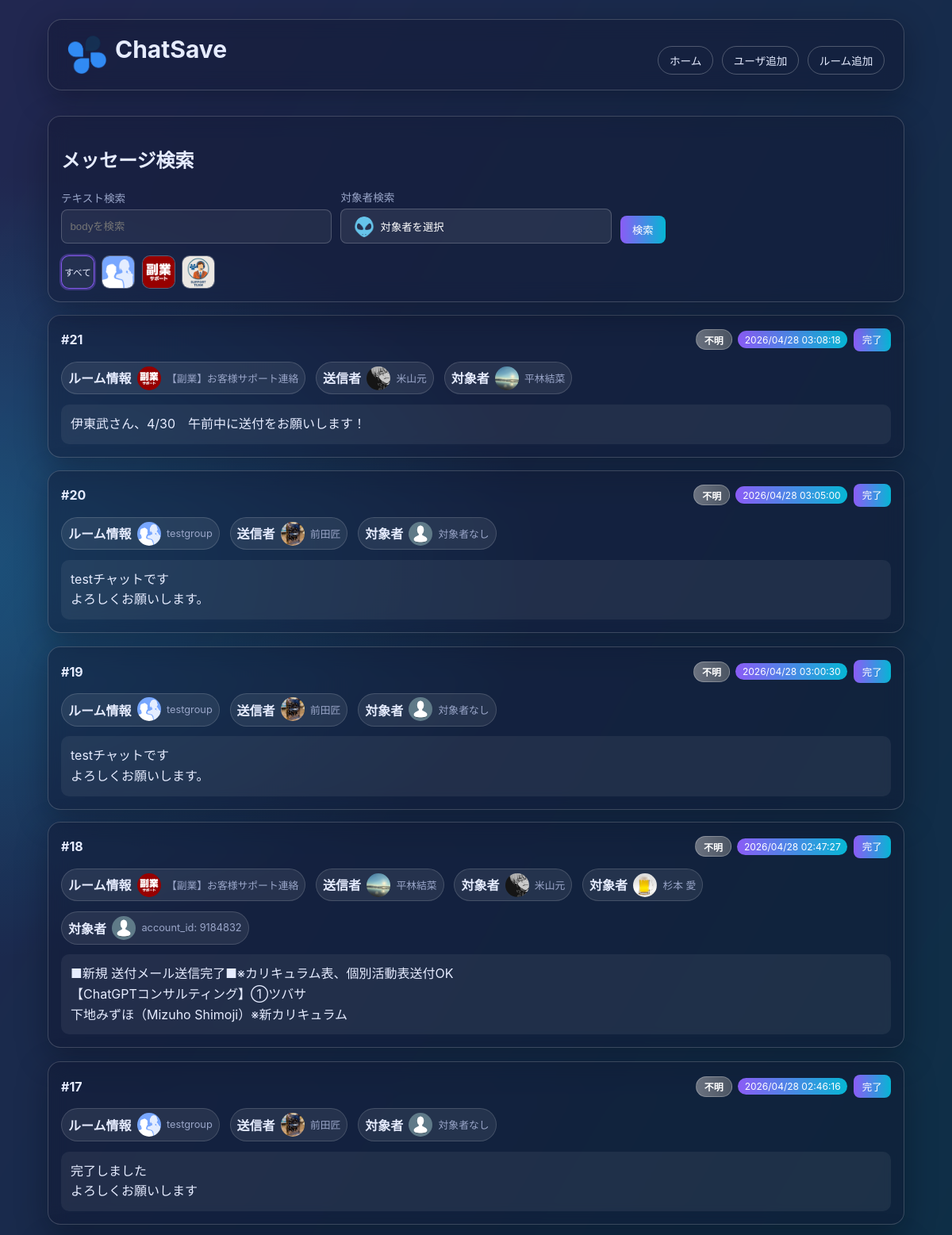
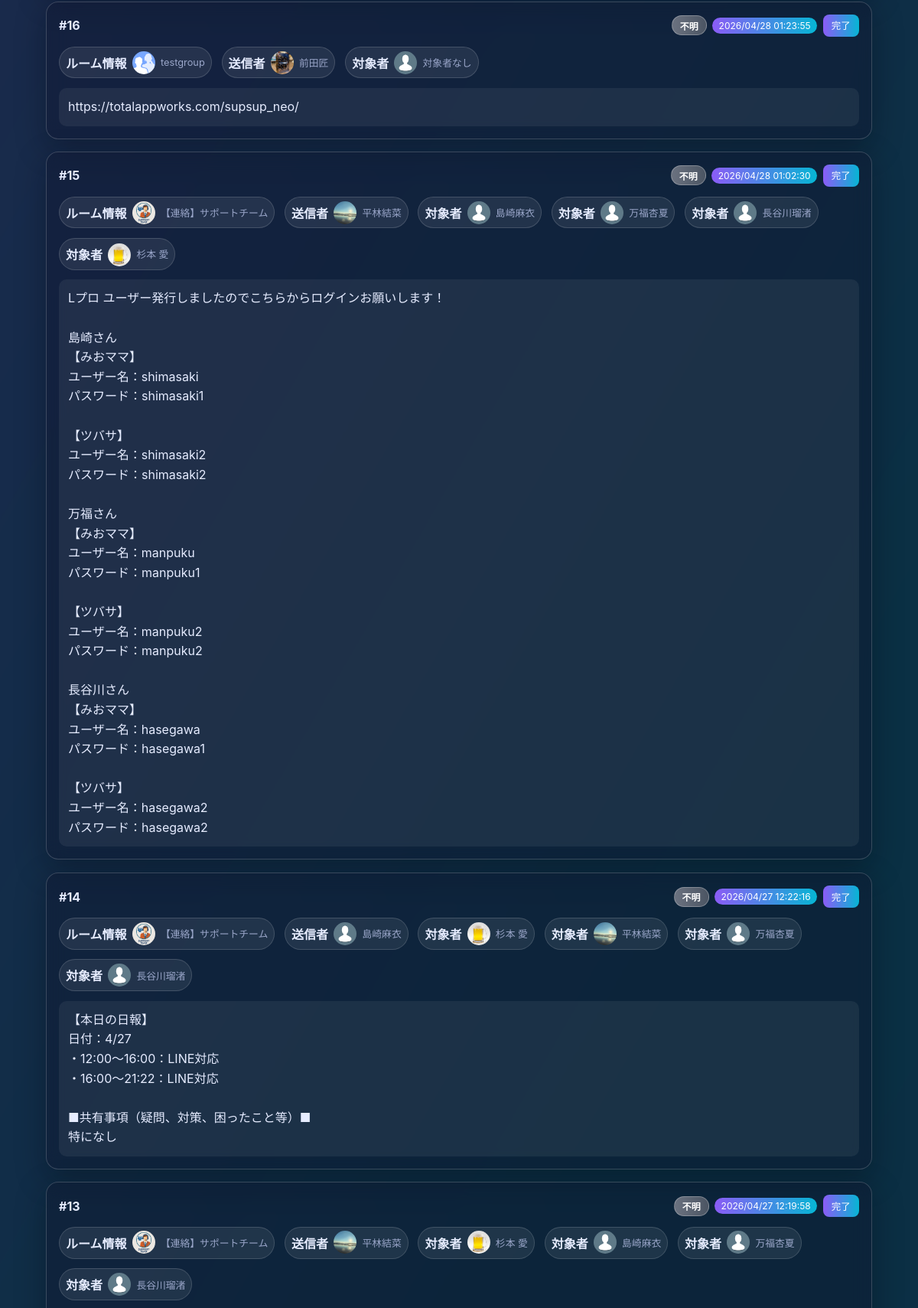
The page / (upper part) on the database its author committed (2 pictures, top to bottom).
### tables this page shows
CREATE TABLE room (
            id INTEGER PRIMARY KEY AUTOINCREMENT,
            room_name TEXT NOT NULL,
            room_id TEXT NOT NULL,
            room_icon TEXT
        );

CREATE TABLE message (
            id INTEGER PRIMARY KEY AUTOINCREMENT,
            room_id INTEGER,
            account_id TEXT,
            body TEXT NOT NULL,
            send_time TEXT,
            task INTEGER NOT NULL DEFAULT 0
        , message_id TEXT, type_id INTEGER);

CREATE TABLE type (
            id INTEGER PRIMARY KEY AUTOINCREMENT,
            type_name TEXT NOT NULL UNIQUE
        );

CREATE TABLE users (
            id INTEGER PRIMARY KEY AUTOINCREMENT,
            user_name TEXT NOT NULL,
            account_id TEXT NOT NULL,
            user_icon TEXT
        );

### index.php (the view, shortened to what the rows shown need)
<?php
$pdo = get_db();
$selectedRoomId = trim((string)($_GET['room_id'] ?? ''));
$page = max(1, (int)($_GET['page'] ?? 1));
$perPage = 30;
$rooms = $pdo->query('SELECT id, room_id, room_name, room_icon FROM room ORDER BY room_name ASC')->fetchAll(PDO::FETCH_ASSOC);
$users = $pdo->query('SELECT account_id, user_name, user_icon FROM users ORDER BY user_name ASC')->fetchAll(PDO::FETCH_ASSOC);
function sqlite_table_exists(PDO $pdo, string $tableName): bool
{
    $stmt = $pdo->prepare("SELECT name FROM sqlite_master WHERE type = 'table' AND name = :table_name LIMIT 1");
    $stmt->execute([':table_name' => $tableName]);
    $row = $stmt->fetch(PDO::FETCH_ASSOC);
    return is_array($row);
}
function sqlite_has_column(PDO $pdo, string $tableName, string $columnName): bool
{
    $columns = $pdo->query('PRAGMA table_info(' . $tableName . ')')->fetchAll(PDO::FETCH_ASSOC);
    foreach ($columns as $column) {
        if ((string)($column['name'] ?? '') === $columnName) {
            return true;
        }
    }
    return false;
}
$hasTypeTable = sqlite_table_exists($pdo, 'type');
$hasMessageTypeIdColumn = sqlite_has_column($pdo, 'message', 'type_id');
$canJoinType = $hasTypeTable && $hasMessageTypeIdColumn;
$sql = <<<'SQL'
SELECT
    m.id,
    m.message_id,
    m.room_id,
    m.account_id,
    m.body,
    m.send_time,
    COALESCE(m.task, 0) AS task,
SQL;
if ($canJoinType) {
    $sql .= <<<'SQL'
    m.type_id,
    t.type_name,
SQL;
} else {
    $sql .= <<<'SQL'
    NULL AS type_id,
    NULL AS type_name,
SQL;
}
$sql .= <<<'SQL'
    r.room_name,
    r.room_icon,
    u.user_name,
    u.user_icon
FROM message m
LEFT JOIN room r ON CAST(m.room_id AS TEXT) = r.room_id
LEFT JOIN users u ON m.account_id = u.account_id
SQL;
if ($canJoinType) {
    $sql .= "\nLEFT JOIN type t ON m.type_id = t.id\n";
}
$sql .= <<<'SQL'
WHERE 1=1
SQL;
$params = [];
$sql .= ' ORDER BY COALESCE(m.send_time, "") DESC, m.id DESC';
$stmt = $pdo->prepare($sql);
$stmt->execute($params);
$messages = $stmt->fetchAll(PDO::FETCH_ASSOC);
function parse_targets_from_body(string $body): array
{
    if (preg_match_all('/\[to[:：]\s*([^\]\s]+)\]/i', $body, $matches) > 0) {
        $accountIds = array_values(array_unique(array_filter(array_map(static fn(string $value): string => trim($value), $matches[1] ?? []), static fn(string $value): bool => $value !== '')));
        return ['type' => 'user', 'account_ids' => $accountIds];
    }
    return ['type' => 'none', 'account_ids' => []];
}
function parse_attachments_from_body(string $body): array
{
    $matches = [];
    preg_match_all('/\[download:(\d+)\](.*?)\[\/download\]/is', $body, $matches, PREG_SET_ORDER);
    if ($matches === []) {
        return [];
    }
    $attachments = [];
    foreach ($matches as $match) {
        $fileId = trim((string)($match[1] ?? ''));
        $fileLabel = trim((string)($match[2] ?? ''));
        $attachments[] = [
            'file_id' => $fileId,
            'file_label' => $fileLabel,
        ];
    }
    return $attachments;
}
function parse_reply_to_message_id(string $body): ?string
{
    if (preg_match('/\[rp[^\]]*\bto=([^\]\s]+)[^\]]*\]/i', $body, $matches) === 1) {
        return trim((string)($matches[1] ?? '')) ?: null;
    }
    return null;
}
function parse_reply_target_account_id(string $body): ?string
{
    if (preg_match('/\[rp[^\]]*\baid=([^\]\s]+)[^\]]*\]/i', $body, $matches) === 1) {
        return trim((string)($matches[1] ?? '')) ?: null;
    }
    return null;
}
function normalize_message_id(string $messageId): string
{
    $trimmed = trim($messageId);
    if ($trimmed === '') {
        return '';
    }
    if (preg_match('/^\d+-\d+$/', $trimmed) === 1) {
        $parts = explode('-', $trimmed, 2);
        return trim((string)($parts[1] ?? ''));
    }
    return $trimmed;
}
function sanitize_message_body_for_display(string $body): string
{
    $cleaned = $body;
    $patterns = [
        '/^\[rp[^\]]*\]/i',
        '/\[toall\]/i',
        '/\[to[:：]\s*[^\]\s]+\][^\r\n]*(?:\r?\n)?/i',
        '/\[download:\d+\].*?\[\/download\]/is',
        '/\[info\]\s*\[title\]\s*\[dtext:file_uploaded\]\s*\[\/title\].*?\[\/info\]\s*/is',
    ];
    foreach ($patterns as $pattern) {
        $cleaned = preg_replace($pattern, '', (string)$cleaned);
    }
    $cleaned = preg_replace("/\n{3,}/", "\n\n", (string)$cleaned);
    return trim((string)$cleaned);
}
function resolve_message_type_label(array $message): string
{
    $typeName = trim((string)($message['type_name'] ?? ''));
    if ($typeName !== '') {
        return $typeName;
    }
    return '不明';
}
function message_type_badge_class(string $typeName): string
{
    $map = [
        '要対応' => 'type-need-action',
        '要返信' => 'type-need-reply',
        '要確認' => 'type-need-check',
        '報告' => 'type-report',
        '共有' => 'type-share',
        '完了報告' => 'type-complete-report',
        'お礼・リアクション' => 'type-thanks-reaction',
        '雑談' => 'type-chat',
        '不明' => 'type-unknown',
    ];
    return $map[$typeName] ?? 'type-unknown';
}
$targetUsersByAccountId = [];
foreach ($users as $user) {
    $targetUsersByAccountId[(string)$user['account_id']] = $user;
}
foreach ($messages as $index => $message) {
    $rawBody = (string)($message['body'] ?? '');
    $messages[$index]['message_id'] = normalize_message_id((string)($message['message_id'] ?? ''));
    $target = parse_targets_from_body($rawBody);
    $replyTargetAccountId = parse_reply_target_account_id($rawBody);
    if ($replyTargetAccountId !== null) {
        $target = ['type' => 'user', 'account_ids' => [$replyTargetAccountId]];
    }
    $messages[$index]['target_type'] = $target['type'];
    $messages[$index]['target_account_ids'] = $target['account_ids'];
    $messages[$index]['attachments'] = parse_attachments_from_body($rawBody);
    $messages[$index]['reply_to_message_id'] = normalize_message_id((string)(parse_reply_to_message_id($rawBody) ?? ''));
    $messages[$index]['body_for_display'] = sanitize_message_body_for_display($rawBody);
}
$offset = ($page - 1) * $perPage;
$messages = array_slice($messages, $offset, $perPage);
$messagesByMessageId = [];
foreach ($messages as $message) {
    $messageId = normalize_message_id((string)($message['message_id'] ?? ''));
    if ($messageId === '') {
        continue;
    }
    $messagesByMessageId[$messageId] = $message;
}
$childrenByParentMessageId = [];
foreach ($messages as $message) {
    $replyToMessageId = trim((string)($message['reply_to_message_id'] ?? ''));
    if ($replyToMessageId === '' || !isset($messagesByMessageId[$replyToMessageId])) {
        continue;
    }
    if (!isset($childrenByParentMessageId[$replyToMessageId])) {
        $childrenByParentMessageId[$replyToMessageId] = [];
    }
    $childrenByParentMessageId[$replyToMessageId][] = $message;
}
foreach ($childrenByParentMessageId as $parentMessageId => $children) {
    usort($children, static function (array $a, array $b): int {
        $aTime = strtotime((string)($a['send_time'] ?? '')) ?: 0;
        $bTime = strtotime((string)($b['send_time'] ?? '')) ?: 0;
        if ($aTime === $bTime) {
            return ((int)($a['id'] ?? 0)) <=> ((int)($b['id'] ?? 0));
        }
        return $aTime <=> $bTime;
    });
    $childrenByParentMessageId[$parentMessageId] = $children;
}
$appendReplyChildren = static function (
    array $parentMessage,
    array $childrenByParentMessageId,
    callable $appendReplyChildren,
    int $depth = 1
): array {
    $collected = [];
    $parentMessageId = trim((string)($parentMessage['message_id'] ?? ''));
    if ($parentMessageId === '' || !isset($childrenByParentMessageId[$parentMessageId])) {
        return $collected;
    }
    foreach ($childrenByParentMessageId[$parentMessageId] as $childMessage) {
        $childMessage['is_reply_child'] = true;
        $childMessage['reply_depth'] = $depth;
        $collected[] = $childMessage;
        foreach ($appendReplyChildren($childMessage, $childrenByParentMessageId, $appendReplyChildren, $depth + 1) as $nestedChild) {
            $nestedChild['is_reply_child'] = true;
            $collected[] = $nestedChild;
        }
    }
    return $collected;
};
$messagesWithHierarchy = [];
foreach ($messages as $message) {
    $replyToMessageId = trim((string)($message['reply_to_message_id'] ?? ''));
    if ($replyToMessageId !== '' && isset($messagesByMessageId[$replyToMessageId])) {
        continue;
    }
    $message['reply_depth'] = 0;
    $messagesWithHierarchy[] = $message;
    foreach ($appendReplyChildren($message, $childrenByParentMessageId, $appendReplyChildren, 1) as $childMessage) {
        $messagesWithHierarchy[] = $childMessage;
    }
}
$messages = $messagesWithHierarchy;
function build_query(array $overrides = []): string
{
    $params = [
        'q' => trim((string)($_GET['q'] ?? '')),
        'room_id' => trim((string)($_GET['room_id'] ?? '')),
        'target' => trim((string)($_GET['target'] ?? '')),
        'page' => (string)max(1, (int)($_GET['page'] ?? 1)),
    ];
    foreach ($overrides as $key => $value) {
        $params[$key] = (string)$value;
    }
    if (($params['page'] ?? '1') === '1') {
        unset($params['page']);
    }
    return http_build_query(array_filter($params, static fn(string $value): bool => $value !== ''));
}
include __DIR__ . '/header.php';
?>
<section class="card glass form-card">
  <h2>メッセージ検索</h2>
  <div class="icon-filter-row" aria-label="ルーム絞り込み">
    <?php foreach ($rooms as $room): ?>
      <?php
        $roomId = (string)$room['room_id'];
        $roomName = (string)$room['room_name'];
        $iconPath = trim((string)($room['room_icon'] ?? ''));
      ?>
      <a
        href="index.php?<?php echo htmlspecialchars(build_query(['room_id' => $roomId, 'page' => '1']), ENT_QUOTES, 'UTF-8'); ?>"
        class="icon-filter-button <?php echo $selectedRoomId === $roomId ? 'active' : ''; ?>"
        title="<?php echo htmlspecialchars($roomName, ENT_QUOTES, 'UTF-8'); ?>"
      >
        <img src="<?php echo htmlspecialchars($iconPath !== '' ? $iconPath : 'img/noimage.png', ENT_QUOTES, 'UTF-8'); ?>" alt="<?php echo htmlspecialchars($roomName, ENT_QUOTES, 'UTF-8'); ?>" onerror="this.onerror=null;this.src='img/noimage.png';">
      </a>
    <?php endforeach; ?>
  </div>
</section>
<section class="cards" aria-label="メッセージ一覧">
  <?php foreach ($messages as $message): ?>
    <?php
      $roomName = trim((string)($message['room_name'] ?? ''));
      $roomLabel = $roomName !== '' ? $roomName : ('room_id: ' . (string)$message['room_id']);
      $roomIcon = trim((string)($message['room_icon'] ?? ''));
      $senderName = trim((string)($message['user_name'] ?? ''));
      $senderLabel = $senderName !== '' ? $senderName : ('account_id: ' . (string)$message['account_id']);
      $senderIcon = trim((string)($message['user_icon'] ?? ''));
      $targetType = (string)($message['target_type'] ?? 'none');
      $targetAccountIds = is_array($message['target_account_ids'] ?? null) ? $message['target_account_ids'] : [];
      $targetUsers = [];
      foreach ($targetAccountIds as $targetAccountId) {
          $targetUsers[] = $targetUsersByAccountId[(string)$targetAccountId] ?? ['account_id' => (string)$targetAccountId];
      }
      $targetEntries = [];
      if ($targetType === 'all') {
          $targetEntries[] = [
              'label' => '全員',
              'icon' => 'img/all.png',
          ];
      } else {
          foreach ($targetUsers as $targetUser) {
              $targetName = trim((string)($targetUser['user_name'] ?? ''));
              $targetAccountId = trim((string)($targetUser['account_id'] ?? ''));
              $targetLabel = '';
              if ($targetName !== '') {
                  $targetLabel = $targetName;
              } elseif ($targetAccountId !== '') {
                  $targetLabel = 'account_id: ' . $targetAccountId;
              }
              if ($targetLabel !== '') {
                  $targetEntries[] = [
                      'label' => $targetLabel,
                      'icon' => trim((string)($targetUser['user_icon'] ?? '')),
                  ];
              }
          }
      }
      if ($targetEntries === []) {
          $targetEntries[] = [
              'label' => '対象者なし',
              'icon' => 'img/noimage.png',
          ];
      }
      $rawSendTime = trim((string)($message['send_time'] ?? ''));
      $timestamp = strtotime($rawSendTime);
      $formattedSendTime = $rawSendTime;
      if ($timestamp !== false) {
          $formattedSendTime = date('Y/m/d H:i:s', $timestamp);
      }
      $isTaskDone = (int)($message['task'] ?? 0) === 1;
      $messageTypeLabel = resolve_message_type_label($message);
      $messageTypeBadgeClass = message_type_badge_class($messageTypeLabel);
      $isReplyChild = (bool)($message['is_reply_child'] ?? false);
      $replyDepth = max(0, (int)($message['reply_depth'] ?? 0));
    ?>
    <div class="message-thread-item <?php echo $isReplyChild ? 'is-reply-child' : ''; ?>" style="--reply-level: <?php echo $replyDepth; ?>;">
      <article class="card glass message-card <?php echo $isTaskDone ? 'is-complete' : ''; ?>" data-message-id="<?php echo (int)$message['id']; ?>">
        <div class="card-head">
          <h2>#<?php echo (int)$message['id']; ?></h2>
          <div class="card-actions">
            <span class="message-type-badge <?php echo htmlspecialchars($messageTypeBadgeClass, ENT_QUOTES, 'UTF-8'); ?>">
              <?php echo htmlspecialchars($messageTypeLabel, ENT_QUOTES, 'UTF-8'); ?>
            </span>
            <span class="badge"><?php echo htmlspecialchars($formattedSendTime, ENT_QUOTES, 'UTF-8'); ?></span>
            <button type="button" class="task-toggle" data-task-state="<?php echo $isTaskDone ? '1' : '0'; ?>"><?php echo $isTaskDone ? '取消' : '完了'; ?></button>
          </div>
        </div>
        <div class="message-meta-row">
          <div class="entity-chip" data-tooltip="<?php echo htmlspecialchars($roomLabel, ENT_QUOTES, 'UTF-8'); ?>">
            <strong>ルーム情報</strong>
            <img src="<?php echo htmlspecialchars($roomIcon !== '' ? $roomIcon : 'img/noimage.png', ENT_QUOTES, 'UTF-8'); ?>" alt="<?php echo htmlspecialchars($roomLabel, ENT_QUOTES, 'UTF-8'); ?>" onerror="this.onerror=null;this.src='img/noimage.png';">
            <span><?php echo htmlspecialchars($roomLabel, ENT_QUOTES, 'UTF-8'); ?></span>
          </div>
          <div class="entity-chip" data-tooltip="<?php echo htmlspecialchars($senderLabel, ENT_QUOTES, 'UTF-8'); ?>">
            <strong>送信者</strong>
            <img src="<?php echo htmlspecialchars($senderIcon !== '' ? $senderIcon : 'img/noimage.png', ENT_QUOTES, 'UTF-8'); ?>" alt="<?php echo htmlspecialchars($senderLabel, ENT_QUOTES, 'UTF-8'); ?>" onerror="this.onerror=null;this.src='img/noimage.png';">
            <span><?php echo htmlspecialchars($senderLabel, ENT_QUOTES, 'UTF-8'); ?></span>
          </div>
          <?php foreach ($targetEntries as $targetEntry): ?>
            <?php
              $targetLabel = (string)($targetEntry['label'] ?? '対象者なし');
              $targetIcon = trim((string)($targetEntry['icon'] ?? ''));
            ?>
            <div class="entity-chip" data-tooltip="<?php echo htmlspecialchars($targetLabel, ENT_QUOTES, 'UTF-8'); ?>">
              <strong>対象者</strong>
              <img src="<?php echo htmlspecialchars($targetIcon !== '' ? $targetIcon : 'img/noimage.png', ENT_QUOTES, 'UTF-8'); ?>" alt="<?php echo htmlspecialchars($targetLabel, ENT_QUOTES, 'UTF-8'); ?>" onerror="this.onerror=null;this.src='img/noimage.png';">
              <span><?php echo htmlspecialchars($targetLabel, ENT_QUOTES, 'UTF-8'); ?></span>
            </div>
          <?php endforeach; ?>
        </div>
        <div class="message-body"><?php echo nl2br(htmlspecialchars((string)($message['body_for_display'] ?? $message['body'] ?? ''), ENT_QUOTES, 'UTF-8')); ?></div>
      </article>
    </div>
  <?php endforeach; ?>
</section>
<?php include __DIR__ . '/footer.php'; ?>

### rows shown on the page
room: room_icon (picture)
room: room_icon (picture)
room: room_icon (picture)
message: $replyDepth 0 (drawn), id "21", type.type_name "不明", send_time "2026/04/28 03:08:18", room.room_icon (picture), room.room_name "【副業】お客様サポート連絡", users.user_icon (picture), users.user_name "米山元", targetLabel "平林結菜", body_for_display "伊東武さん、4/30 午前中に送付をお願いします！"
message: $replyDepth 0 (drawn), id "20", type.type_name "不明", send_time "2026/04/28 03:05:00", room.room_icon (picture), room.room_name "testgroup", users.user_icon (picture), users.user_name "前田匠", targetLabel "対象者なし", body "testチャットです よろしくお願いします。"
message: $replyDepth 0 (drawn), id "19", type.type_name "不明", send_time "2026/04/28 03:00:30", room.room_icon (picture), room.room_name "testgroup", users.user_icon (picture), users.user_name "前田匠", targetLabel "対象者なし", body "testチャットです よろしくお願いします。"
message: $replyDepth 0 (drawn), id "18", type.type_name "不明", send_time "2026/04/28 02:47:27", room.room_icon (picture), room.room_name "【副業】お客様サポート連絡", users.user_icon (picture), users.user_name "平林結菜", targetLabel "米山元", targetLabel "杉本 愛", targetLabel "account_id: 9184832", body_for_display "■新規 送付メール送信完了■※カリキュラム表、個別活動表送付OK 【ChatGPTコンサルティング】①ツバサ 下地みずほ（Mizuho Shimoji）※新カリキュラム"
message: $replyDepth 0 (drawn), id "17", type.type_name "不明", send_time "2026/04/28 02:46:16", room.room_icon (picture), room.room_name "testgroup", users.user_icon (picture), users.user_name "前田匠", targetLabel "対象者なし", body "完了しました よろしくお願いします"
message: $replyDepth 0 (drawn), id "16", messageTypeLabel "不明", send_time "2026/04/28 01:23:55", room.room_icon (picture), room.room_name "testgroup", users.user_icon (picture), users.user_name "前田匠", targetLabel "対象者なし", body "https://totalappworks.com/supsup_neo/"
message: $replyDepth 0 (drawn), id "15", messageTypeLabel "不明", send_time "2026/04/28 01:02:30", room.room_icon (picture), room.room_name "【連絡】サポートチーム", users.user_icon (picture), users.user_name "平林結菜", targetLabel "島崎麻衣", targetLabel "万福杏夏", targetLabel "長谷川瑠渚", targetLabel "杉本 愛", body_for_display "Lプロ ユーザー発行しましたのでこちらからログインお願いします！ 島崎さん 【みおママ】 ユーザー名：shimasaki パスワード：shimasaki1 【ツバサ】 ユーザー名：shimasaki2 パスワード：shimasaki2 万福さん 【みおママ】 ユーザー名：manpuku パスワード：manpuku1 【ツバサ】 ユーザー名：manpuku2 パスワード：manpuku2 長谷川さん 【みおママ】 ユーザー名：hasegawa パスワード：hasegawa1 【ツバサ】 ユーザー名：hasegawa2 パスワード：hasegawa2"
message: $replyDepth 0 (drawn), id "14", messageTypeLabel "不明", send_time "2026/04/27 12:22:16", room.room_icon (picture), room.room_name "【連絡】サポートチーム", users.user_icon (picture), users.user_name "島崎麻衣", targetLabel "杉本 愛", targetLabel "平林結菜", targetLabel "万福杏夏", targetLabel "長谷川瑠渚", body_for_display "【本日の日報】 日付：4/27 ・12:00～16:00：LINE対応 ・16:00～21:22：LINE対応 ■共有事項（疑問、対策、困ったこと等）■ 特になし"
message: $replyDepth 0 (drawn), id "13", messageTypeLabel "不明", send_time "2026/04/27 12:19:58", room.room_icon (picture), room.room_name "【連絡】サポートチーム", users.user_icon (picture), users.user_name "平林結菜", targetLabel "杉本 愛", targetLabel "島崎麻衣", targetLabel "万福杏夏", targetLabel "長谷川瑠渚"

### other values the page prints
$selectedTargetLabel "対象者を選択"
